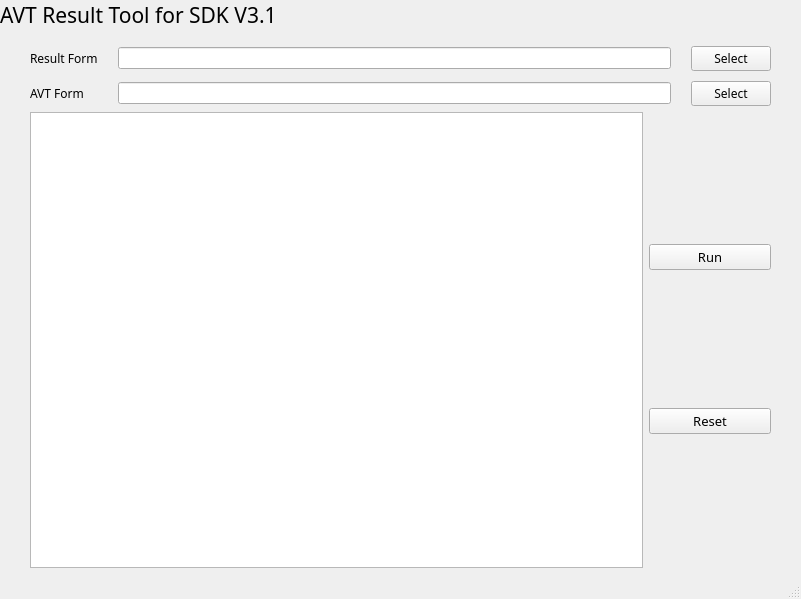
<?xml version="1.0" encoding="UTF-8"?>
<ui version="4.0">
 <class>MainWindow</class>
 <widget class="QMainWindow" name="MainWindow">
  <property name="geometry">
   <rect>
    <x>0</x>
    <y>0</y>
    <width>801</width>
    <height>599</height>
   </rect>
  </property>
  <property name="windowTitle">
   <string>AVT Result</string>
  </property>
  <widget class="QWidget" name="centralwidget">
   <layout class="QVBoxLayout" name="verticalLayout_2">
    <property name="leftMargin">
     <number>0</number>
    </property>
    <property name="topMargin">
     <number>0</number>
    </property>
    <property name="rightMargin">
     <number>0</number>
    </property>
    <item>
     <widget class="QLabel" name="label_title">
      <property name="font">
       <font>
        <family>AvenirNext LT Pro Medium</family>
        <pointsize>16</pointsize>
       </font>
      </property>
      <property name="text">
       <string>AVT Result Tool for SDK V3.1</string>
      </property>
      <property name="myclass" stdset="0">
       <string>title</string>
      </property>
     </widget>
    </item>
    <item>
     <layout class="QGridLayout" name="gridLayout" columnstretch="0,0,0">
      <property name="leftMargin">
       <number>30</number>
      </property>
      <property name="topMargin">
       <number>10</number>
      </property>
      <property name="rightMargin">
       <number>30</number>
      </property>
      <property name="horizontalSpacing">
       <number>20</number>
      </property>
      <property name="verticalSpacing">
       <number>10</number>
      </property>
      <item row="0" column="0">
       <widget class="QLabel" name="label_result_form">
        <property name="font">
         <font>
          <family>AvenirNext LT Pro Regular</family>
          <pointsize>9</pointsize>
         </font>
        </property>
        <property name="text">
         <string>Result Form</string>
        </property>
       </widget>
      </item>
      <item row="0" column="1">
       <widget class="QLineEdit" name="lineEdit_result_form">
        <property name="minimumSize">
         <size>
          <width>0</width>
          <height>0</height>
         </size>
        </property>
        <property name="font">
         <font>
          <family>AvenirNext LT Pro Medium</family>
          <pointsize>7</pointsize>
         </font>
        </property>
        <property name="placeholderText">
         <string/>
        </property>
       </widget>
      </item>
      <item row="1" column="1">
       <widget class="QLineEdit" name="lineEdit_avt_form">
        <property name="font">
         <font>
          <family>AvenirNext LT Pro Medium</family>
          <pointsize>7</pointsize>
         </font>
        </property>
       </widget>
      </item>
      <item row="1" column="0">
       <widget class="QLabel" name="label_avt_form">
        <property name="font">
         <font>
          <family>AvenirNext LT Pro Regular</family>
          <pointsize>9</pointsize>
         </font>
        </property>
        <property name="text">
         <string>AVT Form</string>
        </property>
       </widget>
      </item>
      <item row="0" column="2">
       <widget class="QPushButton" name="btn_result_form">
        <property name="maximumSize">
         <size>
          <width>16777215</width>
          <height>16777215</height>
         </size>
        </property>
        <property name="font">
         <font>
          <family>AvenirNext LT Pro Regular</family>
         </font>
        </property>
        <property name="text">
         <string>Select</string>
        </property>
        <property name="myclass" stdset="0">
         <string>secondary</string>
        </property>
       </widget>
      </item>
      <item row="1" column="2">
       <widget class="QPushButton" name="btn_avt_form">
        <property name="maximumSize">
         <size>
          <width>16777215</width>
          <height>16777215</height>
         </size>
        </property>
        <property name="font">
         <font>
          <family>AvenirNext LT Pro Regular</family>
         </font>
        </property>
        <property name="text">
         <string>Select</string>
        </property>
        <property name="myclass" stdset="0">
         <string>secondary</string>
        </property>
       </widget>
      </item>
     </layout>
    </item>
    <item>
     <layout class="QHBoxLayout" name="horizontalLayout" stretch="5,1">
      <property name="leftMargin">
       <number>30</number>
      </property>
      <property name="rightMargin">
       <number>30</number>
      </property>
      <item>
       <widget class="QTextBrowser" name="textBrowser_info">
        <property name="font">
         <font>
          <family>Consolas</family>
         </font>
        </property>
       </widget>
      </item>
      <item>
       <layout class="QVBoxLayout" name="verticalLayout">
        <item>
         <widget class="QPushButton" name="btn_run">
          <property name="enabled">
           <bool>true</bool>
          </property>
          <property name="font">
           <font>
            <family>AvenirNext LT Pro Medium</family>
            <pointsize>10</pointsize>
           </font>
          </property>
          <property name="text">
           <string>Run</string>
          </property>
          <property name="myclass" stdset="0">
           <string>primary</string>
          </property>
         </widget>
        </item>
        <item>
         <widget class="QPushButton" name="btn_reset">
          <property name="font">
           <font>
            <family>AvenirNext LT Pro Medium</family>
            <pointsize>10</pointsize>
           </font>
          </property>
          <property name="text">
           <string>Reset</string>
          </property>
          <property name="myclass" stdset="0">
           <string>primary</string>
          </property>
         </widget>
        </item>
       </layout>
      </item>
     </layout>
    </item>
   </layout>
  </widget>
  <widget class="QStatusBar" name="statusbar"/>
 </widget>
 <resources>
  <include location="source.qrc"/>
 </resources>
 <connections/>
</ui>
